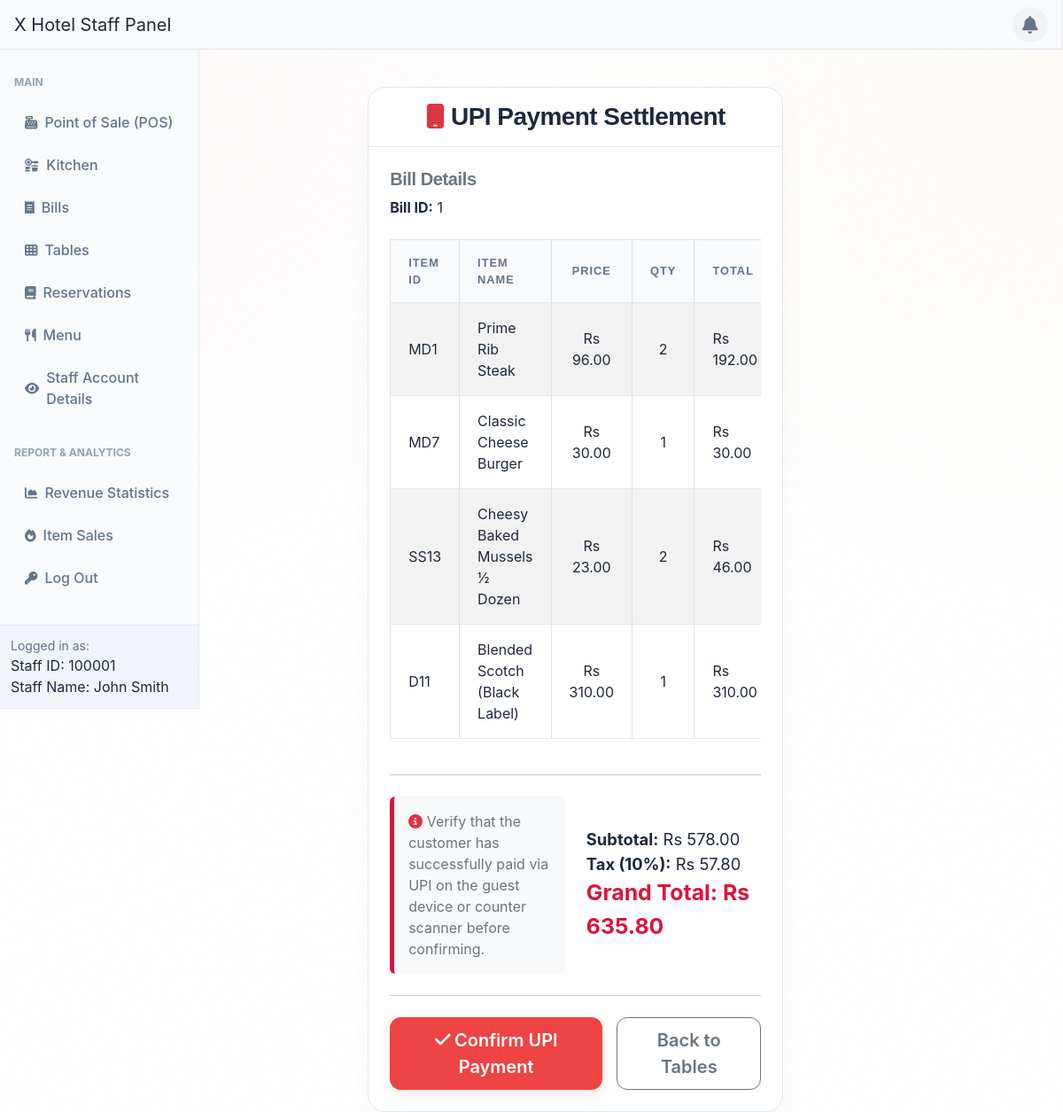
Page /adminSide/posBackend/posUpiPayment.php?bill_id=1 (signed in) on the committed database.
### tables this page shows
CREATE TABLE `bill_items` (
  `bill_item_id` int NOT NULL AUTO_INCREMENT,
  `bill_id` int DEFAULT NULL,
  `item_id` varchar(6) DEFAULT NULL,
  `quantity` int DEFAULT NULL,
  PRIMARY KEY (`bill_item_id`),
  KEY `bill_id` (`bill_id`),
  KEY `item_id` (`item_id`),
  CONSTRAINT `bill_items_ibfk_1` FOREIGN KEY (`bill_id`) REFERENCES `bills` (`bill_id`),
  CONSTRAINT `bill_items_ibfk_2` FOREIGN KEY (`item_id`) REFERENCES `menu` (`item_id`)
);

CREATE TABLE `menu` (
  `item_id` varchar(6) NOT NULL,
  `item_name` varchar(255) DEFAULT NULL,
  `item_category` varchar(255) DEFAULT NULL,
  `item_price` decimal(10,2) DEFAULT NULL,
  `item_description` varchar(255) DEFAULT NULL,
  `status` varchar(10) NOT NULL DEFAULT 'Active',
  PRIMARY KEY (`item_id`)
);

### adminSide/posBackend/posUpiPayment.php (the view, shortened to what this page needs)
<?php
include '../inc/dashHeader.php';
$bill_id = $_GET['bill_id'];
$staff_id = $_GET['staff_id'];
$order_source = !empty($_GET['order_source']) ? $_GET['order_source'] : 'Dine-In';
$reservation_id = $_GET['reservation_id'];
$non_member_name = $_GET['non_member_name'] ?? '';
$non_member_mobile = $_GET['non_member_mobile'] ?? '';
?>
<div class="wrapper">
    <div class="container-fluid pt-5">
        <div class="row justify-content-center">
            <div class="col-md-10 col-lg-8">
                <div class="card shadow-lg border-0" style="border-radius: 15px; overflow: hidden;">
                    <div class="card-header bg-dark text-white py-3">
                        <h3 class="card-title mb-0 font-weight-bold text-center"><i class="fa fa-mobile text-danger"></i> UPI Payment Settlement</h3>
                    </div>
                    <div class="card-body p-4">
                        <?php
                        if (isset($_GET['confirm_upi'])) {
                            $billCheckQuery = "SELECT payment_time FROM Bills WHERE bill_id = $bill_id";
                            $billCheckResult = $link->query($billCheckQuery);
                            $billRow = $billCheckResult ? $billCheckResult->fetch_assoc() : null;
                            if ($billRow && $billRow['payment_time'] !== null) {
                                echo '<div class="alert alert-warning text-center font-weight-bold" role="alert"><i class="fa fa-exclamation-triangle"></i> Bill with ID ' . $bill_id . ' has already been paid.</div>';
                                echo '<div class="text-center mt-4">';
                                echo '<a href="posTable.php" class="btn btn-dark btn-lg w-50 mb-2 font-weight-bold">Back to Tables</a><br>';
                                echo '<a href="receipt.php?bill_id=' . $bill_id . '" class="btn btn-outline-dark btn-lg w-50 font-weight-bold">Print Receipt <i class="fa fa-receipt"></i></a>';
                                echo '</div>';
                            } else {
                                $cart_query = "SELECT bi.*, m.item_price FROM bill_items bi JOIN Menu m ON bi.item_id = m.item_id WHERE bi.bill_id = '$bill_id'";
                                $cart_result = mysqli_query($link, $cart_query);
                                $cart_total = 0;
                                if ($cart_result) {
                                    while ($cart_row = mysqli_fetch_assoc($cart_result)) {
                                        $cart_total += $cart_row['item_price'] * $cart_row['quantity'];
                                    }
                                }
                                $tax = 0.1;
                                $GRANDTOTAL = $tax * $cart_total + $cart_total;
                                $currentTime = date('Y-m-d H:i:s');
                                $reservation_id_val = (!empty($reservation_id)) ? intval($reservation_id) : "NULL";
                                $non_member_name_val = (!empty($non_member_name)) ? "'" . mysqli_real_escape_string($link, $non_member_name) . "'" : "NULL";
                                $non_member_mobile_val = (!empty($non_member_mobile)) ? "'" . mysqli_real_escape_string($link, $non_member_mobile) . "'" : "NULL";
                                $order_source_val = "'" . mysqli_real_escape_string($link, $order_source) . "'";
                                $updateQuery = "UPDATE Bills SET payment_method = 'UPI', payment_time = '$currentTime',
                                                staff_id = $staff_id, reservation_id = $reservation_id_val,
                                                non_member_name = $non_member_name_val, non_member_mobile = $non_member_mobile_val,
                                                order_source = $order_source_val, net_revenue = $GRANDTOTAL
                                                WHERE bill_id = $bill_id;";
                                if ($link->query($updateQuery) === TRUE) {
                                    $table_id_query = "SELECT table_id FROM Bills WHERE bill_id = $bill_id";
                                    $table_id_res = $link->query($table_id_query);
                                    if ($table_id_res && $table_row = $table_id_res->fetch_assoc()) {
                                        $t_id = $table_row['table_id'];
                                        $delete_orders_sql = "DELETE FROM customer_orders WHERE table_id = $t_id";
                                        $link->query($delete_orders_sql);
                                    }
                                    echo '<div class="alert alert-success text-center font-weight-bold py-3" style="font-size: 1.2em;" role="alert"><i class="fa fa-check-circle fa-2x d-block mb-2"></i> UPI Payment Successful!</div>';
                                    echo '<div class="text-center mt-4">';
                                    echo '<a href="posTable.php" class="btn btn-dark btn-lg w-50 mb-2 font-weight-bold">Back to Tables</a><br>';
                                    echo '<a href="receipt.php?bill_id=' . $bill_id . '" class="btn btn-outline-dark btn-lg w-50 font-weight-bold">Print Receipt <i class="fa fa-receipt"></i></a>';
                                    echo '</div>';
                                } else {
                                    echo '<div class="alert alert-danger" role="alert">Error updating bill: ' . $link->error . '</div>';
                                }
                            }
                        } else {
                            ?>
                            <div class="mb-4">
                                <h5 class="font-weight-bold text-muted">Bill Details</h5>
                                <p class="mb-1"><strong>Bill ID:</strong> <?php echo $bill_id; ?></p>
                            </div>
                            <div class="table-responsive">
                                <table class="table table-striped table-bordered">
                                    <thead class="thead-dark">
                                        <tr>
                                            <th>Item ID</th>
                                            <th>Item Name</th>
                                            <th class="text-center">Price</th>
                                            <th class="text-center">Qty</th>
                                            <th class="text-right">Total</th>
                                        </tr>
                                    </thead>
                                    <tbody>
                                        <?php
                                        $cart_query = "SELECT bi.*, m.item_name, m.item_price FROM bill_items bi
                                                       JOIN Menu m ON bi.item_id = m.item_id
                                                       WHERE bi.bill_id = '$bill_id'";
                                        $cart_result = mysqli_query($link, $cart_query);
                                        $cart_total = 0;
                                        $tax = 0.1;
                                        if ($cart_result && mysqli_num_rows($cart_result) > 0) {
                                            while ($cart_row = mysqli_fetch_assoc($cart_result)) {
                                                $item_id = $cart_row['item_id'];
                                                $item_name = $cart_row['item_name'];
                                                $item_price = $cart_row['item_price'];
                                                $quantity = $cart_row['quantity'];
                                                $total = $item_price * $quantity;
                                                $cart_total += $total;
                                                echo '<tr>';
                                                echo '<td>' . $item_id . '</td>';
                                                echo '<td>' . $item_name . '</td>';
                                                echo '<td class="text-center">Rs ' . number_format($item_price, 2) . '</td>';
                                                echo '<td class="text-center">' . $quantity . '</td>';
                                                echo '<td class="text-right">Rs ' . number_format($total, 2) . '</td>';
                                                echo '</tr>';
                                            }
                                        } else {
                                            echo '<tr><td colspan="5" class="text-center">No Items in Cart.</td></tr>';
                                        }
                                        ?>
                                    </tbody>
                                </table>
                            </div>
                            <hr class="my-4">
                            <div class="row align-items-center">
                                <div class="col-md-6">
                                    <div class="p-3 bg-light rounded text-muted mb-3 mb-md-0" style="border-left: 5px solid crimson;">
                                        <i class="fa fa-info-circle text-danger mr-1"></i> Verify that the customer has successfully paid via UPI on the guest device or counter scanner before confirming.
                                    </div>
                                </div>
                                <div class="col-md-6 text-right" style="font-size: 1.15em;">
                                    <strong>Subtotal:</strong> Rs <?php echo number_format($cart_total, 2); ?><br>
                                    <strong>Tax (10%):</strong> Rs <?php echo number_format($cart_total * $tax, 2); ?><br>
                                    <?php $GRANDTOTAL = $tax * $cart_total + $cart_total; ?>
                                    <span style="color: crimson; font-size: 1.35em;"><strong>Grand Total: Rs <?php echo number_format($GRANDTOTAL, 2); ?></strong></span>
                                </div>
                            </div>
                            <hr class="my-4">
                            <form action="" method="get" class="text-center">
                                <div class="d-flex justify-content-center gap-3">
                                    <button type="submit" class="btn btn-danger btn-lg font-weight-bold px-5 mr-3" style="background-color: crimson; border-color: crimson; box-shadow: 0 4px 10px rgba(220, 20, 60, 0.3);">
                                        <i class="fa fa-check"></i> Confirm UPI Payment
                                    </button>
                                    <a href="posTable.php" class="btn btn-outline-secondary btn-lg font-weight-bold px-4">Back to Tables</a>
                                </div>
                            </form>
                            <?php
                        }
                        ?>
                    </div>
                </div>
            </div>
        </div>
    </div>
</div>
<?php include '../inc/dashFooter.php'; ?>

### adminSide/posBackend/posUpiPayment.php (style rules this page uses)
.wrapper { width: 80%; padding-left: 220px; padding-top: 50px; }

### rows in the picture
bill_items: item "MD1", item.item_name "Prime Rib Steak", item.item_price "96.00", quantity "2", total "192.00"
bill_items: item "MD7", item.item_name "Classic Cheese Burger", item.item_price "30.00", quantity "1"
bill_items: item "SS13", item.item_name "Cheesy Baked Mussels ½ Dozen", item.item_price "23.00", quantity "2", total "46.00"
bill_items: item "D11", item.item_name "Blended Scotch (Black Label)", item.item_price "310.00", quantity "1"

### other values in the picture
$_SESSION['logged_account_id'] "100001"
$_SESSION['logged_staff_name'] "John Smith"
$bill_id "1"
$cart_total "578.00"
$cart_total * $tax "57.80"
$GRANDTOTAL "635.80"
